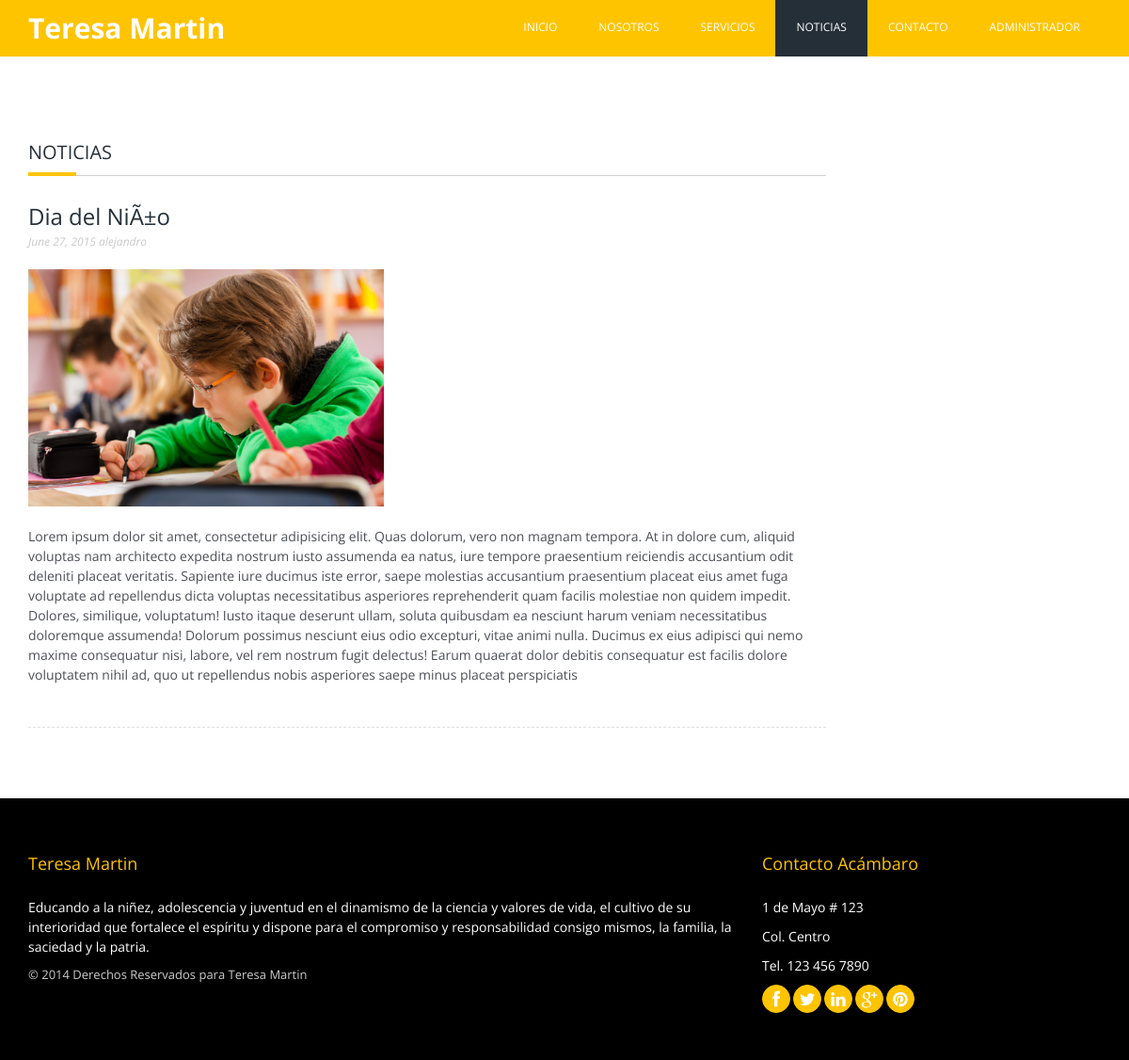
/noticias.php, run on the app's committed database.
### tables this page shows
CREATE TABLE IF NOT EXISTS `noticias` (
`idnoticia` int(11) NOT NULL,
  `titulo` varchar(75) NOT NULL,
  `autor` varchar(50) NOT NULL,
  `fecha` varchar(25) NOT NULL,
  `urlimagen` varchar(100) NOT NULL,
  `descripcion` text NOT NULL
);

### conexion.php (called while the page is built, shortened)
<?php
class Conexion
{
private static $instancia;
private $con;
private function __construct()
{
    try
    {
    $this->con = new PDO("mysql:host=localhost;dbname=teresamartin",'root','');
    $this->con->exec("SET CHARSET SET utf8");
    }
    catch(PDOEception $e)
    {
        echo "Error:" . $e->getMessage();
        die();
    }
}
  public static function singleton_conexion()
    {
    if(!isset(self::$instancia)){
    self::$instancia = new $miclase;
    }
    return self::$instancia;
    }
public function prepare($sql)
{
return $this->con->prepare($sql);
}
}

### admin/Noticia.php (called while the page is built, shortened)
<?php
require_once 'conexion.php';
class Noticia{
   private $con;
   function __construct()
   {
      $this->con = Conexion::singleton_conexion();
   }
   public function get_noticia($idnoticia = null){
       try{
         $sql = "SELECT * FROM noticias";
      $consulta = $this->con->prepare($sql);
            $consulta->execute();
      if($consulta->rowCount() > 0){
         return $consulta;
      }else{
         return FALSE;
      }
      }catch(PDOException $ex) {
           print "Error:". $e->getMessage();
       }
   }
}

### noticias.php (the view, shortened to what this page needs)
<?php
include_once 'admin/Noticia.php';
$noticias = new Noticia();
$datos1 = $noticias->get_noticia(null);
?>
<!DOCTYPE html>
<html lang="en">
   <head>
      <link href="css/bootstrap2.css" rel="stylesheet">
      <link href="css/stylepublic.css" rel="stylesheet">
      <link href="css/styleAAA.css" rel="stylesheet">
   </head>
   <body>
      <header class="header">
         <div class="container">
            <div class="row">
               <div class="col-md-3">
                  <div class="logo">
                     <a href="index.php">Teresa Martin</a>
                  </div>
               </div>
               <div class="col-md-9">
                  <div class="menu">
                     <div id="dl-menu" class="dl-menuwrapper">
                        <ul class="dl-menu">
                           <li ><a href="index.php">Inicio</a></li>
                           <li ><a href="nosotros.php">Nosotros</a></li>
                           <li><a href="#">Servicios</a>
                           </li>
                           <li class="current"><a href="noticias.php">Noticias</a></li>
                           <li><a href="contacto.php">Contacto</a></li>
                           <?php
if(isset($_SESSION['nombre'])){
   echo "<li><a href='#'>Tareas de Administrador</a>
                              <ul class='dl-submenu'>
                                 <li><a href='admin/index.php'>Inicio</a></li>
                                 <li><a href='admin/alumnos.php'>Alumnos</a></li>
                                 <li><a href='admin/pagos.php'>Pagos</a></li>
                                 <li><a href='admin/reportes.php'>Reportes</a></li>
                                 <li><a href='admin/becas.php'>Becas</a></li>
                                 <li><a href='admin/ciclos.php'>Ciclos</a></li>
                                 <li><a href='admin/administradores.php'>Administradores</a></li>
                                 <li><a href='admin/configpublic.php'>Pagina Publica</a></li>
                              </ul>
                           </li>";
}else{
   echo "<li><a href='admin/index.php'>Administrador</a>";
}
?>
                        </ul>
                     </div>
                  </div>
               </div>
            </div>
         </div>
      </header>
      <div class="page_banner">
      </div>
      <div class="content">
         <div class="block">
            <div class="container">
               <div class="row">
                  <div class="col-sm-9">
                     <h2 class="headers">Noticias</h2>
                     <span class="line" >
                        <span class="sub-line" ></span>
                     </span>
<?php
while ($row1 = $datos1->fetchObject()){
                                 ?>
                     <div class="post-preview">
                        <h3><a href="#" class="dark-link"><?php echo $row1->titulo;?></a></h3>
                        <div class="post-meta">
                           <span class="meta-date"><?php echo $row1->fecha;?></span>
                           <span class="meta-tags"><a href="#"><?php echo $row1->autor;?></a></span>
                        </div>
                        <div class="post-image-wrap">
                           <img src="<?php echo $row1->urlimagen;?>" alt="" class="imagen_noticia">
                        </div><br/>
                        <p>
                           <?php echo $row1->descripcion;?>
                        </p>
                     </div>
                      <?php
}
                                 ?>
                  </div>
               </div>
            </div>
         </div>
      </div>
      <footer>
         <div class="footer-top">
            <div class="container">
               <div class="row">
                  <div class="col-md-8">
                     <h3>Teresa Martin</h3>
                     <p>Educando a la niñez, adolescencia y juventud en el dinamismo de la ciencia y valores de vida, el cultivo de su interioridad que fortalece el espíritu y dispone para el compromiso y responsabilidad consigo mismos, la familia, la saciedad y la patria.
                     </p>
                     <p class="copyright">&copy; 2014 Derechos Reservados para Teresa Martin</p>
                  </div>
                  <div class="col-md-4">
                     <h3>Contacto Acámbaro</h3>
                     <p>1 de Mayo # 123</p>
                     <p>Col. Centro</p>
                     <p>Tel. 123 456 7890</p>
                     <ul class="get-social">
                        <li>
                           <a href="#">
                              <i class="fa fa-facebook"></i>
                           </a>
                        </li>
                        <li>
                           <a href="#">
                              <i class="fa fa-twitter"></i>
                           </a>
                        </li>
                        <li>
                           <a href="#">
                              <i class="fa fa-linkedin"></i>
                           </a>
                        </li>
                        <li>
                           <a href="#">
                              <i class="fa fa-google-plus"></i>
                           </a>
                        </li>
                        <li>
                           <a href="#">
                              <i class="fa fa-pinterest"></i>
                           </a>
                        </li>
                     </ul>
                  </div>
               </div>
            </div>
         </div>
      </footer>
   </body>
</html>

### css/stylepublic.css (style rules this page uses)
html, body { height: 100%; }
body { color: #4C4F55; font-family: "Open Sans",sans-serif; font-size: 14px; line-height: 1.5; }
img { max-width: 100%; height: auto; }
h1, h2, h3, h4, h5, h6 { font-family: "Open Sans",sans-serif; font-weight: normal; color: #252F38; }
h2, .h2 { font-size: 20px; text-transform: uppercase; }
h3 a { color: #262626; }
.line { border-bottom: 1px solid #CDD1D0; display: block; margin: 0 0 30px; }
.line .sub-line { display: block; border: 2px solid #ffc400; margin-bottom: -1px; width: 51px; }
a { transition: all 0.3s ease 0s; }
a, a:hover { text-decoration: none; }
ul { list-style: none; padding: 0; }
.header { position: relative; z-index: 999; width: 100%; }
.logo a { float: left; display: block; color: #FFFFFF !important; font-family: "Open Sans",sans-serif; font-size: 30px; font-weight: bold; margin-top: 7px; }
.header { background: none repeat scroll 0 0 #ffc400; position: relative; width: 100%; z-index: 99; }
.menu { float: right }
.menu ul { margin: 0; padding: 0; list-style: none; }
.menu ul li { position: relative; float: left; }
.menu ul li a { display: block; padding: 20px 22px; color: #fff; text-decoration: none; text-transform: uppercase; font-size: 12px; font-family: "Open Sans",sans-serif; transition: all 0.4s ease-out 0s; border-bottom: 2px solid transparent; }
.menu li a:before { display: block; margin: 0; color: #666; content: attr(data-description); text-transform: none; font-weight: 300; font-size: 11px; font-family: open sans; line-height: 0; }
.menu li.current a { color: #fff; background:#252f38; }
.menu li.current { background: none; }
.page_banner { min-width: 300px; }
.block { padding: 50px 0; }
.footer-top { padding: 40px 0; background: #000; color: #fff; }
.footer-top h3 { color: #ffc400; font-size: 18px; margin-bottom: 25px; }
.copyright { font-size:13px; color:#ccc; }
ul.get-social { padding: 0; list-style: none; overflow: hidden; }
ul.get-social li { float: left; position: relative; margin-right: 3px; }
ul.get-social li a i { display: block; color: #fff; font-size: 18px; background: #ffc400; width: 30px; height: 30px; line-height: 30px; text-align: center; border-radius: 50%; border: 1px solid #ffc400; transition: all 0.3s ease 0s; }
.post-preview { padding: 0 0 25px; border-bottom: 1px dashed #dee1e2; margin-bottom: 25px; }
.post-preview h3 a { color: #252F38 !important; }
.post-image-wrap { position: relative; }
.post-meta { margin: -5px 0 20px; font-family: "Open Sans",sans-serif; font-size: 12px !important; font-style: italic; color: #c9c9c9; }
.post-meta a { color: #c9c9c9; font-size: 12px; -webkit-transition: color 0.2s ease; transition: color 0.2s ease; }
.post-preview p { margin-bottom: 20px; }

### css/styleAAA.css (style rules this page uses)
a { color: rgb(221,229,0); }
.imagen_noticia { max-width: 484px; max-height: 252px; }

### data on the page
noticias: titulo "Dia del NiÃ±o", fecha "June 27, 2015", autor "alejandro", urlimagen (picture), descripcion "Lorem ipsum dolor sit amet, consectetur adipisicing elit. Quas dolorum, vero non magnam tempora. At in dolore cum, aliquid voluptas nam architecto expedita nostrum iusto assumenda ea natus, iure tempore praesentium reiciendis accusantium odit deleniti placeat veritatis. Sapiente iure ducimus iste error, saepe molestias accusantium praesentium placeat eius amet fuga voluptate ad repellendus dicta voluptas necessitatibus asperiores reprehenderit quam facilis molestiae non quidem impedit. Dolores, similique, voluptatum! Iusto itaque deserunt ullam, soluta quibusdam ea nesciunt harum veniam necessitatibus doloremque assumenda! Dolorum possimus nesciunt eius odio excepturi, vitae animi nulla.…"
